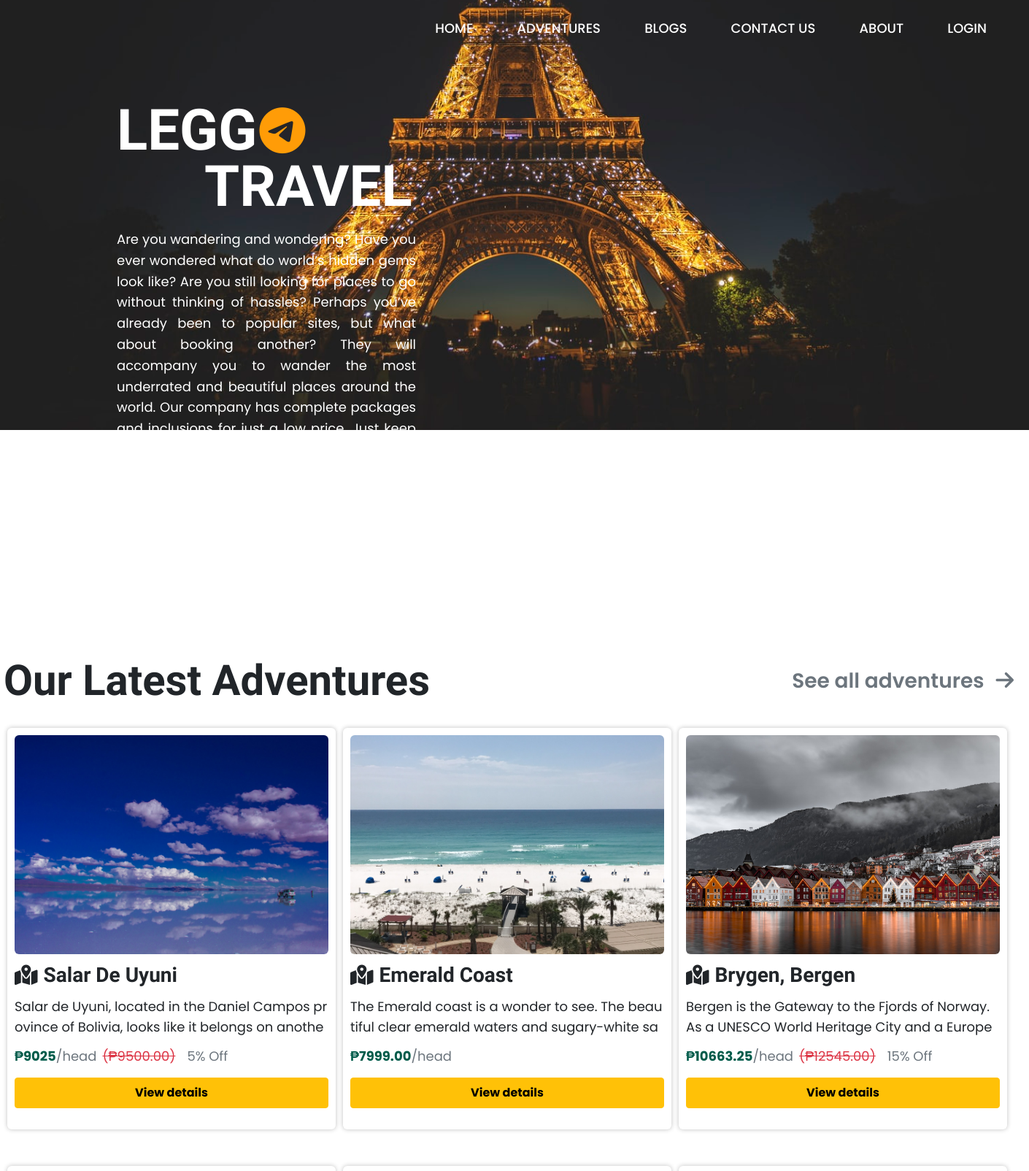
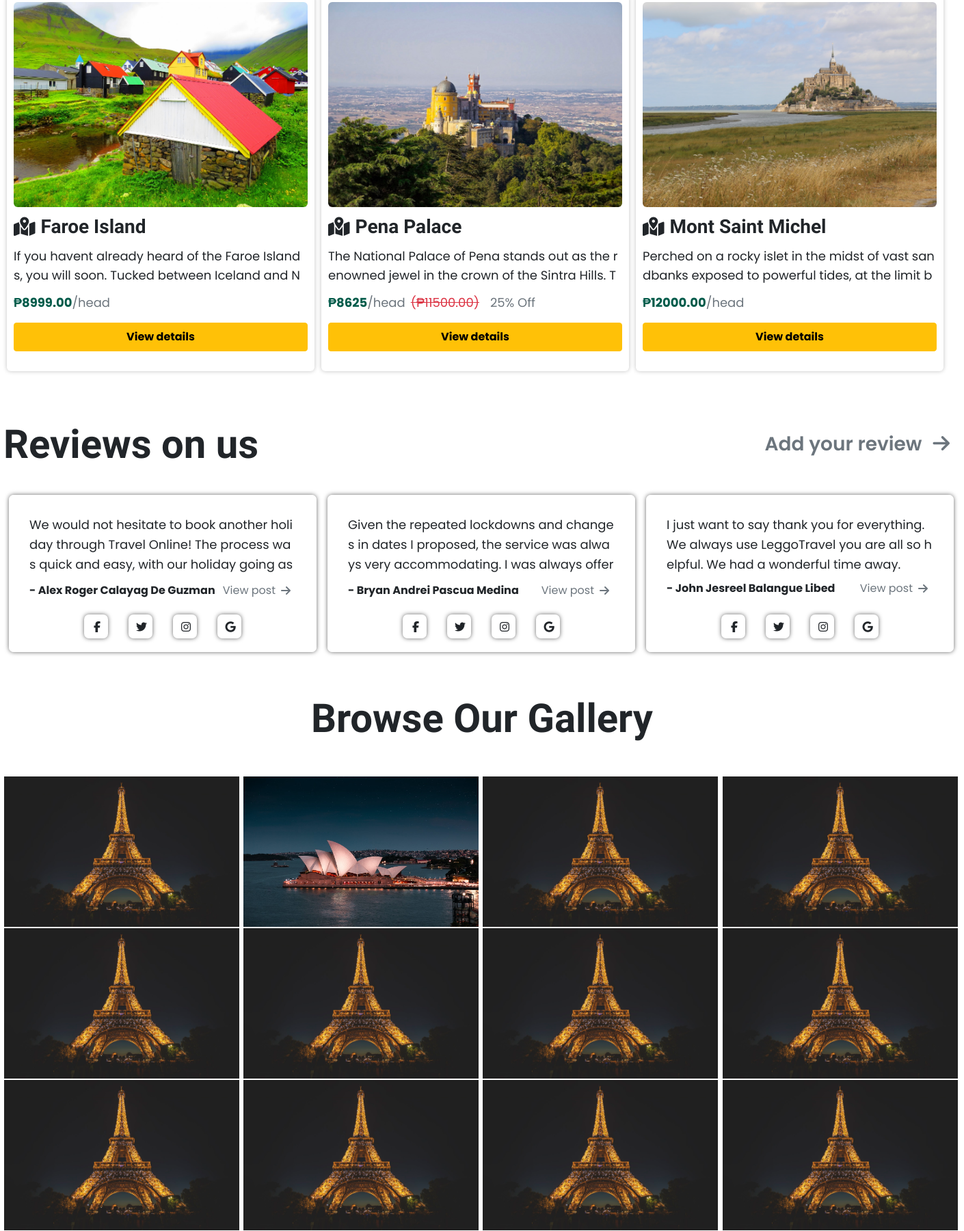
The page / (upper part) on the database its author committed (2 pictures, top to bottom).
### tables this page shows
CREATE TABLE `tbl_adventures` (
  `adventure_id` int(11) NOT NULL,
  `adventure_img` varchar(255) NOT NULL,
  `location_name` varchar(100) NOT NULL,
  `country` varchar(100) NOT NULL,
  `travel_option` varchar(100) NOT NULL,
  `accomodation` varchar(4) NOT NULL,
  `food_drinks` varchar(4) NOT NULL,
  `tour_guide` varchar(4) NOT NULL,
  `description` text NOT NULL,
  `price` float(11,2) NOT NULL,
  `promo` int(11) DEFAULT NULL
);

CREATE TABLE `tbl_blogs` (
  `blog_id` int(11) NOT NULL,
  `sender` varchar(100) NOT NULL,
  `description` text NOT NULL
);

### index.php (the view, shortened to what this page needs)
<!DOCTYPE html>
<html lang="en">
<head>
    <link rel="stylesheet" href="style/bootstrap-5.0.2-dist/css/bootstrap.min.css">
    <link rel="stylesheet" href="style/index.css">
</head>
<body>
    <nav class="navagation">
        <ul class="">
            <li>
                <a href="index.php">home</a>
            </li>
            <li>
                <a href="adventures.php">adventures</a>
            </li>
            <li>
                <a href="blogs.php">blogs</a>
            </li>
            <li>
                <a href="contact.php">contact us</a>
            </li>
            <li>
                <a href="about.php">about</a>
            </li>
            <?php
                if(!isset($_SESSION["id"])) {
                    echo "<li>".
                            "<a href='login.php'>Login</a>".
                        "</li>";
                } else {
                    echo "<li>".
                            "<a href='db/db_logout_user.php'>Logout</a>".
                        "</li>";
                }
            ?>
        </ul>
    </nav>
    <div class="main-img">
        <div class="logo-preview">
            <div class="flex-logo">
                <p>Legg</p>
                <i class="fab fa-telegram orange"></i>
            </div>
            <p class="text-travel">travel</p>
        </div>
        <p class="agency-short-description">Are you wandering and wondering? Have you ever wondered what do world’s hidden gems look like? Are you still looking for places to go without thinking of hassles? Perhaps you’ve already been to popular sites, but what about booking another? They will accompany you to wander the most underrated and beautiful places around the world. Our company has complete packages and inclusions for just a low price. Just keep in mind that anywhere you go, the journey will follow. Book now, write memories later!</p>
    </div>
    <div class="custom-container mt-5">
        <div class="title-packages-promo d-flex justify-content-between align-items-center">
            <h1>Our Latest Adventures</h1>
            <a href="adventures.php" class="text-muted">See all adventures<i class="fas fa-arrow-right mx-3"></i></a>
        </div>
        <div class="packages-promo-list mt-1">
            <?php
                include_once 'db/db_connect.php';
                $sql = "SELECT * FROM tbl_adventures LIMIT 6";
                $result = mysqli_query($connect, $sql);
                if(mysqli_num_rows($result) > 0) {
                    while($row = mysqli_fetch_assoc($result)) {
                        if($row["promo"] > 0) {
                            echo "<div class='card-package-promo'>".
                                    "<img src='db/uploads/".$row["adventure_img"]."' alt='".$row["adventure_img"]."'>".
                                    "<div class='card-title-location d-flex align-items-center my-2'>".
                                        "<i class='fas fa-map-marked-alt fs-xl'></i>".
                                        "<p class='fs-xl mx-2 scheherazade fw-bold text-capitalize'>".$row["location_name"]."</p>".
                                    "</div>".
                                    "<div class='card-description-place my-2'>".
                                        "<p class='fs-m poppins'>".$row["description"]."</p>".
                                    "</div>".
                                    "<div class='card-promo-holder-price my-2'>".
                                        "<div class='d-flex'>".
                                            "<p class='dark-blue poppins fs-m fw-bold'>₱".$row["price"] - ($row["price"] * ($row["promo"]/100))."</p><p class='fs-m poppins text-muted'>/head</p>".
                                            "<p class='mx-2 poppins fs-m text-danger old-price'>(₱".$row["price"].")</p>".
                                            "<p class='mx-2 poppins fs-m text-muted'>".$row["promo"]."% Off</p>".
                                        "</div>".
                                    "</div>".
                                    "<div class='card-promo-button my-3'>".
                                        "<a href='booking.php?id=".$row["adventure_id"]."' class='btn btn-warning fw-bold w-100 p-2'>View details</a>".
                                    "</div>".
                                "</div>";
                        } else {
                            echo "<div class='card-package-promo'>".
                                    "<img src='db/uploads/".$row["adventure_img"]."' alt='".$row["adventure_img"]."'>".
                                    "<div class='card-title-location d-flex align-items-center my-2'>".
                                        "<i class='fas fa-map-marked-alt fs-xl'></i>".
                                        "<p class='fs-xl mx-2 scheherazade fw-bold text-capitalize'>".$row["location_name"]."</p>".
                                    "</div>".
                                    "<div class='card-description-place my-2'>".
                                        "<p class='fs-m poppins'>".$row["description"]."</p>".
                                    "</div>".
                                    "<div class='card-promo-holder-price my-2'>".
                                        "<div class='d-flex'>".
                                            "<p class='dark-blue poppins fs-m fw-bold'>₱".$row["price"]."</p><p class='fs-m poppins text-muted'>/head</p>".
                                        "</div>".
                                    "</div>".
                                    "<div class='card-promo-button my-3'>".
                                        "<a href='booking.php?id=".$row["adventure_id"]."' class='btn btn-warning fw-bold w-100 p-2'>View details</a>".
                                    "</div>".
                                "</div>";
                        }
                    }
                }
            ?>
        </div>
    </div>
    <div class="custom-container mt-5">
        <div class="title-packages-promo d-flex justify-content-between align-items-center">
            <h1>Reviews on us</h1>
            <a class="text-muted" id="addReviewModal">Add your review<i class="fas fa-arrow-right mx-3"></i></a>
        </div>
        <div class="blog-list mt-4">
            <?php
                include_once 'db/db_connect.php';
                $sql_selectAll = "SELECT * FROM tbl_blogs LIMIT 3";
                $result = mysqli_query($connect, $sql_selectAll);
                if(mysqli_num_rows($result) > 0) {
                    while($row = mysqli_fetch_assoc($result)) {
                        echo "<div class='blog-card'>".
                                "<div class='blog-card-body'>".
                                    "<p class='blog-post-description fs-m'>".$row["description"]."</p>".
                                    "<div class='d-flex justify-content-between mt-2'>".
                                        "<b class='poppins text-capitalize'>- ".$row["sender"]."</b>".
                                        "<a class='d-flex align-items-center text-muted poppins openModalBlog'>View post<i class='fas fa-arrow-right mx-2'></i></a>".
                                    "</div>".
                                "</div>".
                                "<div class='blog-card-footer'>".
                                    "<div class='share-link-tabs'>".
                                        "<div class='link-share-icon facebook'>".
                                            "<i class='fab fa-facebook-f'></i>".
                                        "</div>".
                                        "<div class='link-share-icon twitter'>".
                                            "<i class='fab fa-twitter'></i>".
                                        "</div>".
                                        "<div class='link-share-icon instagram'>".
                                            "<i class='fab fa-instagram'></i>".
                                        "</div>".
                                        "<div class='link-share-icon google'>".
                                            "<i class='fab fa-google'></i>".
                                        "</div>".
                                    "</div>".
                                "</div>".
                            "</div>";
                    }
                }
            ?>
        </div>
    </div>
    <div class="custom-container mt-5">
        <div class="title-packages-promo d-flex justify-content-center align-items-center">
            <h1>Browse Our Gallery</h1>
        </div>
        <div class="gallery-list">
            <div class="list mt-5">
                <img src="style/resources/carousel_1.jfif" alt="">
                <img src="style/resources/carousel_2.jfif" alt="">
                <img src="style/resources/carousel_1.jfif" alt="">
                <img src="style/resources/carousel_1.jfif" alt="">
                <img src="style/resources/carousel_1.jfif" alt="">
                <img src="style/resources/carousel_1.jfif" alt="">
                <img src="style/resources/carousel_1.jfif" alt="">
                <img src="style/resources/carousel_1.jfif" alt="">
                <img src="style/resources/carousel_1.jfif" alt="">
                <img src="style/resources/carousel_1.jfif" alt="">
                <img src="style/resources/carousel_1.jfif" alt="">
                <img src="style/resources/carousel_1.jfif" alt="">
            </div>
        </div>
    </div>
</body>
</html>

### style/index.css (style rules this page uses)
.navagation { display: flex; position: fixed; width: 100%; flex-direction: row; align-items: center; justify-content: space-between; padding: 25px 30px; top: 0; }
.navagation ul li { display: inline-block; margin: 0 28px; font-size: 18px; text-transform: uppercase; width: fit-content; font-family: var(--poppins); font-weight: 500; }
.navagation ul li a { color: #fff; }
.custom-container { display: block; position: relative; width: 1400px; margin: auto; }
.title-packages-promo h1 { font-family: var(--scheherazade); font-size: 58px; font-weight: 600; }
.title-packages-promo a { font-family: var(--poppins); font-size: 28px; font-weight: 600; }
.packages-promo-list { display: flex; flex-direction: row; flex-wrap: wrap; justify-content: flex-start; }
.card-package-promo { display: block; position: relative; padding: 10px; border-radius: 6px; box-shadow: 0 0 6px rgba(0, 0, 0, 0.246); overflow: hidden; margin: 25px 5px; width: 450px; height: 550px; }
.card-package-promo img { width: 100%; height: 300px; object-fit: cover; border-radius: 6px; }
.card-description-place { width: 100%; height: 100%; max-height: 60px; line-height: 1.6; word-break: break-all; display: -webkit-box; -webkit-box-orient: vertical; -moz-box-orient: vertical; -ms-box-orient: vertical; box-orient: vertical; -webkit-line-clamp: 5; -moz-line-clamp: 5; -ms-line-clamp: 5; line-clamp: 5; overflow: hidden; font-family: var(--poppins); }
.old-price { text-decoration: line-through; }
.main-img { display: block; position: relative; width: 100%; height: 850px; overflow: hidden; background-image: url(resources/carousel_1.jfif); background-repeat: no-repeat; background-size: 100%; background-position: center -350px; z-index: -1; }
.logo-preview { position: relative; z-index: 1; color: #fff !important; top: 120px; left: 160px; }
.flex-logo { display: flex; align-items: center; }
.flex-logo p { font-size: 78px; font-family: var(--scheherazade); font-weight: 700; text-transform: uppercase; }
.flex-logo i { font-size: 65px; margin-left: 3px; }
.logo-preview p.text-travel { font-size: 78px; font-family: var(--scheherazade); font-weight: 700; text-transform: uppercase; margin-top: -40px; margin-left: 120px; }
.agency-short-description { display: block; position: relative; top: 120px; left: 160px; z-index: 1; color: #fff; line-height: 1.6; font-size: 18px; width: 410px; font-family: var(--poppins); text-align: justify; }
.blog-list { display: flex; flex-wrap: wrap; justify-content: flex-start; }
.blog-card { display: block; position: relative; width: 450px; min-width: 450px; height: 230px; overflow: hidden; box-shadow: 0 0 6px rgba(0, 0, 0, 0.6); border-radius: 7px; margin: 15px 8px; background-color: rgba(255, 255, 255, 0.8); }
.blog-card-body { padding: 30px 30px; }
.blog-post-description { width: 100%; height: 100%; max-height: 90px; line-height: 1.6; word-break: break-all; display: -webkit-box; -webkit-box-orient: vertical; -moz-box-orient: vertical; -ms-box-orient: vertical; box-orient: vertical; -webkit-line-clamp: 5; -moz-line-clamp: 5; -ms-line-clamp: 5; line-clamp: 5; overflow: hidden; font-family: var(--poppins); }
.share-link-tabs { display: flex; flex-direction: row; justify-content: center; width: 100%; }
.link-share-icon { margin: 0 15px; box-shadow: 0 0 6px rgba(0, 0, 0, 0.6); border-radius: 7px; width: 35px; height: 35px; text-align: center; cursor: pointer; }
.link-share-icon i { font-size: 16px; text-align: center; margin-top: 10px; margin-left: 3px; }
.blog-card-footer { display: block; position: absolute; bottom: 20px; width: 100%; }
.gallery-list { display: flex; flex-direction: row; flex-wrap: wrap; }
.gallery-list img { width: 344px; height: 220px; margin: 1px; cursor: zoom-in; }

### rows shown on the page
tbl_adventures: adventure_img (picture), location_name "Salar De Uyuni", description "Salar de Uyuni, located in the Daniel Campos province of Bolivia, looks like it belongs…", $row["price"] - ($row["price"] * ($row["promo"]/100)) "9025", price "9500.00", promo "5"
tbl_adventures: adventure_img (picture), location_name "Emerald Coast", description "The Emerald coast is a wonder to see. The beautiful clear emerald waters and…", price "7999.00"
tbl_adventures: adventure_img (picture), location_name "Brygen, Bergen", description "Bergen is the Gateway to the Fjords of Norway. As a UNESCO World Heritage City and…", $row["price"] - ($row["price"] * ($row["promo"]/100)) "10663.25", price "12545.00", promo "15"
tbl_adventures: adventure_img (picture), location_name "Faroe Island", description "If you havent already heard of the Faroe Islands, you will soon. Tucked between Iceland…", price "8999.00"
tbl_adventures: adventure_img (picture), location_name "Pena Palace", description "The National Palace of Pena stands out as the renowned jewel in the crown of the Sintra…", $row["price"] - ($row["price"] * ($row["promo"]/100)) "8625", price "11500.00", promo "25"
tbl_adventures: adventure_img (picture), location_name "Mont Saint Michel", description "Perched on a rocky islet in the midst of vast sandbanks exposed to powerful tides, at the…", price "12000.00"
tbl_blogs: description "We would not hesitate to book another holiday through Travel Online! The process was quick and easy, with our holiday going…", sender "Alex Roger Calayag De Guzman"
tbl_blogs: description "Given the repeated lockdowns and changes in dates I proposed, the service was always very accommodating. I was…", sender "Bryan Andrei Pascua Medina"
tbl_blogs: description "I just want to say thank you for everything. We always use LeggoTravel you are all so helpful. We had a wonderful time away.", sender "John Jesreel Balangue Libed"
